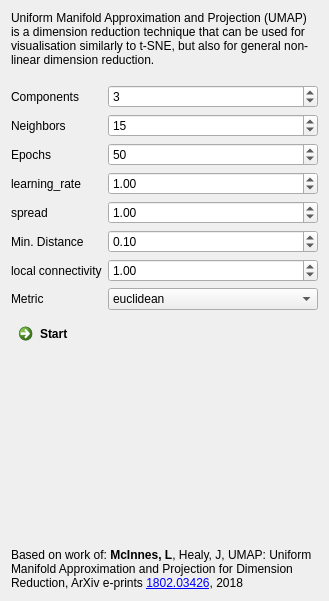
<?xml version="1.0" encoding="UTF-8"?>
<ui version="4.0">
 <class>ViewControls</class>
 <widget class="QWidget" name="ViewControls">
  <property name="geometry">
   <rect>
    <x>0</x>
    <y>0</y>
    <width>329</width>
    <height>601</height>
   </rect>
  </property>
  <property name="windowTitle">
   <string>UMAP View</string>
  </property>
  <layout class="QVBoxLayout" name="verticalLayout">
   <item>
    <widget class="QLabel" name="label">
     <property name="text">
      <string>Uniform Manifold Approximation and Projection (UMAP) is a dimension reduction technique that can be used for visualisation similarly to t-SNE, but also for general non-linear dimension reduction. </string>
     </property>
     <property name="wordWrap">
      <bool>true</bool>
     </property>
    </widget>
   </item>
   <item>
    <widget class="QmitkMultiNodeSelectionWidget" name="imageSelection" native="true"/>
   </item>
   <item>
    <widget class="QmitkSingleNodeSelectionWidget" name="centroidsSeceltion" native="true"/>
   </item>
   <item>
    <layout class="QFormLayout" name="formLayout">
     <item row="0" column="0">
      <widget class="QLabel" name="l0">
       <property name="text">
        <string>Components</string>
       </property>
      </widget>
     </item>
     <item row="0" column="1">
      <widget class="QSpinBox" name="n_components">
       <property name="maximum">
        <number>10000</number>
       </property>
       <property name="value">
        <number>3</number>
       </property>
      </widget>
     </item>
     <item row="1" column="0">
      <widget class="QLabel" name="l1">
       <property name="text">
        <string>Neighbors</string>
       </property>
      </widget>
     </item>
     <item row="1" column="1">
      <widget class="QSpinBox" name="n_neighbors">
       <property name="maximum">
        <number>10000</number>
       </property>
       <property name="singleStep">
        <number>1</number>
       </property>
       <property name="value">
        <number>15</number>
       </property>
      </widget>
     </item>
     <item row="2" column="0">
      <widget class="QLabel" name="l2">
       <property name="text">
        <string>Epochs</string>
       </property>
      </widget>
     </item>
     <item row="2" column="1">
      <widget class="QSpinBox" name="n_epochs">
       <property name="maximum">
        <number>10000</number>
       </property>
       <property name="value">
        <number>50</number>
       </property>
      </widget>
     </item>
     <item row="3" column="0">
      <widget class="QLabel" name="l3">
       <property name="text">
        <string>learning_rate</string>
       </property>
      </widget>
     </item>
     <item row="3" column="1">
      <widget class="QDoubleSpinBox" name="learning_rate">
       <property name="value">
        <double>1.000000000000000</double>
       </property>
      </widget>
     </item>
     <item row="4" column="1">
      <widget class="QDoubleSpinBox" name="spread">
       <property name="maximum">
        <double>1000.000000000000000</double>
       </property>
       <property name="value">
        <double>1.000000000000000</double>
       </property>
      </widget>
     </item>
     <item row="6" column="0">
      <widget class="QLabel" name="l5">
       <property name="text">
        <string>local connectivity</string>
       </property>
      </widget>
     </item>
     <item row="6" column="1">
      <widget class="QDoubleSpinBox" name="local_connectivity">
       <property name="maximum">
        <double>1000.000000000000000</double>
       </property>
       <property name="value">
        <double>1.000000000000000</double>
       </property>
      </widget>
     </item>
     <item row="7" column="0">
      <widget class="QLabel" name="l7">
       <property name="text">
        <string>Metric</string>
       </property>
      </widget>
     </item>
     <item row="7" column="1">
      <widget class="QComboBox" name="metric">
       <item>
        <property name="text">
         <string>euclidean</string>
        </property>
       </item>
       <item>
        <property name="text">
         <string>manhattan</string>
        </property>
       </item>
       <item>
        <property name="text">
         <string>chebyshev</string>
        </property>
       </item>
       <item>
        <property name="text">
         <string>minkowski</string>
        </property>
       </item>
       <item>
        <property name="text">
         <string>canberra</string>
        </property>
       </item>
       <item>
        <property name="text">
         <string>braycurtis</string>
        </property>
       </item>
       <item>
        <property name="text">
         <string>wminkowski</string>
        </property>
       </item>
       <item>
        <property name="text">
         <string>seuclidean</string>
        </property>
       </item>
       <item>
        <property name="text">
         <string>cosine</string>
        </property>
       </item>
       <item>
        <property name="text">
         <string>correlation</string>
        </property>
       </item>
       <item>
        <property name="text">
         <string>hamming</string>
        </property>
       </item>
       <item>
        <property name="text">
         <string>jaccard</string>
        </property>
       </item>
       <item>
        <property name="text">
         <string>kulsinski</string>
        </property>
       </item>
       <item>
        <property name="text">
         <string>ll_dirichlet</string>
        </property>
       </item>
       <item>
        <property name="text">
         <string>hellinger</string>
        </property>
       </item>
       <item>
        <property name="text">
         <string>rogerstanimoto</string>
        </property>
       </item>
       <item>
        <property name="text">
         <string>sokalmichener</string>
        </property>
       </item>
       <item>
        <property name="text">
         <string>sokalsneath</string>
        </property>
       </item>
       <item>
        <property name="text">
         <string>yule</string>
        </property>
       </item>
       <item>
        <property name="text">
         <string>dice</string>
        </property>
       </item>
      </widget>
     </item>
     <item row="4" column="0">
      <widget class="QLabel" name="l4">
       <property name="text">
        <string>spread</string>
       </property>
      </widget>
     </item>
     <item row="5" column="1">
      <widget class="QDoubleSpinBox" name="min_dist">
       <property name="maximum">
        <double>1000.000000000000000</double>
       </property>
       <property name="singleStep">
        <double>0.100000000000000</double>
       </property>
       <property name="value">
        <double>0.100000000000000</double>
       </property>
      </widget>
     </item>
     <item row="5" column="0">
      <widget class="QLabel" name="l4_2">
       <property name="text">
        <string>Min. Distance</string>
       </property>
      </widget>
     </item>
    </layout>
   </item>
   <item>
    <widget class="QCommandLinkButton" name="btnRun">
     <property name="text">
      <string>Start</string>
     </property>
    </widget>
   </item>
   <item>
    <spacer name="verticalSpacer">
     <property name="orientation">
      <enum>Qt::Vertical</enum>
     </property>
     <property name="sizeHint" stdset="0">
      <size>
       <width>20</width>
       <height>40</height>
      </size>
     </property>
    </spacer>
   </item>
   <item>
    <widget class="QLabel" name="label_2">
     <property name="text">
      <string>&lt;html&gt;&lt;head/&gt;&lt;body&gt;&lt;p&gt;Based on work of: &lt;span style=&quot; font-weight:600;&quot;&gt;McInnes, L&lt;/span&gt;, Healy, J, UMAP: Uniform Manifold Approximation and Projection for Dimension Reduction, ArXiv e-prints &lt;a href=&quot;https://arxiv.org/abs/1802.03426&quot;&gt;&lt;span style=&quot; text-decoration: underline; color:#0000ff;&quot;&gt;1802.03426&lt;/span&gt;&lt;/a&gt;, 2018&lt;/p&gt;&lt;/body&gt;&lt;/html&gt;</string>
     </property>
     <property name="wordWrap">
      <bool>true</bool>
     </property>
    </widget>
   </item>
  </layout>
 </widget>
 <layoutdefault spacing="6" margin="11"/>
 <customwidgets>
  <customwidget>
   <class>QmitkMultiNodeSelectionWidget</class>
   <extends>QWidget</extends>
   <header>QmitkMultiNodeSelectionWidget.h</header>
   <container>1</container>
  </customwidget>
  <customwidget>
   <class>QmitkSingleNodeSelectionWidget</class>
   <extends>QWidget</extends>
   <header>QmitkSingleNodeSelectionWidget.h</header>
   <container>1</container>
  </customwidget>
 </customwidgets>
 <resources/>
 <connections/>
</ui>
